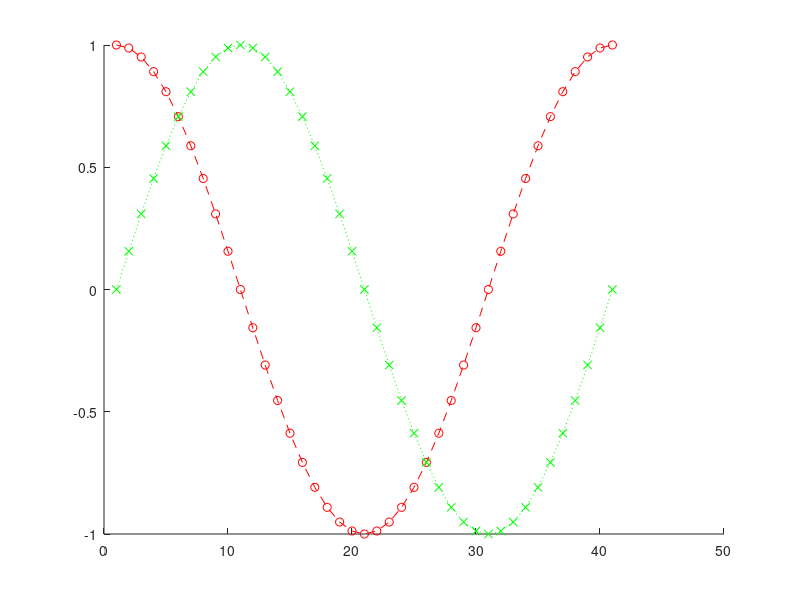

Recreate this plot in MATLAB.
%%
%plot
%plot(cos(0:pi/20:2*pi));
%默认清空再绘下一个图

%%
%hold on/off
hold on
plot(cos(0:pi/20:2*pi),'or--');
plot(sin(0:pi/20:2*pi),'xg:');
hold off

%%
%图例
%legend() 标出图标
%legend('sinx','cosx');


%%
%标题和坐标轴
%title()和label()
%xlable() ylable() zlable()

%%
%text()和annotation()
%加入一些标识符 文本内容

%%
%figure adjustment
%调整单位坐标间距 图像大小 字的大小 线的粗细

%改变某个figure

%1.获取辨识码

%h = plot(x,y);
%利用function gca() - figure    gcf() - axes


%2.取出和改变properties

%get(h) line的信息
%get(gca) axis的信息

%set(gca,'XLIim',[0,2*pi]);
%set(gca,'YLim',[-1.2,1.2]);

%set(h,'LineStyle','-.','Linewidth',7.0,'Color','g');


%%
%改变点的形状大小颜色等信息


%%
%多个图的时候

% figure,plot(x,y1);
% figure,plot(x,y2);

%用gca和gcf时呼叫的是当前最新的figure2
%只能操作当前的图像

%figure的位置和大小

%figure('Position',[left,bottom,width,width,height]);




%多个图放在同一个图中
%subplot(m,n,1);
%m - num of row
%n - nim of col
%1 - 对应的图号figure1 figure2 ...


%将图片存为文件
%saveas(gcf,'<filenmae>','<formattype>');
%print - 高解析度

